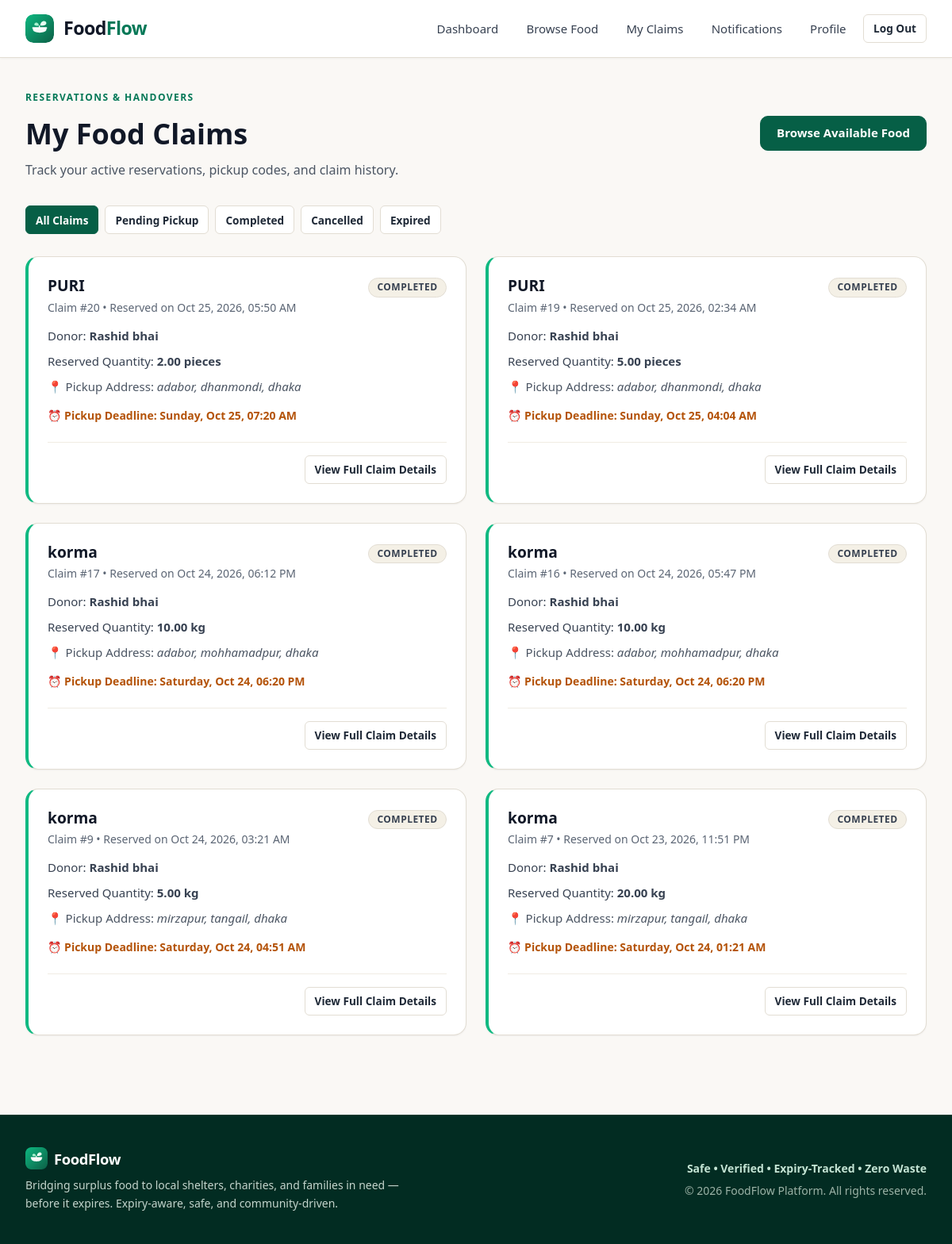
/claims/ (signed in), run on the app's committed database.
### claims/models.py (models this page shows, shortened)
class Claim(models.Model):
    STATUS_PENDING = 'pending'
    STATUS_COMPLETED = 'completed'
    STATUS_CANCELLED = 'cancelled'
    STATUS_EXPIRED = 'expired'
    STATUS_CHOICES = [
        (STATUS_PENDING, 'Pending Pickup'),
        (STATUS_COMPLETED, 'Completed'),
        (STATUS_CANCELLED, 'Cancelled'),
        (STATUS_EXPIRED, 'Expired'),
    ]
    listing = models.ForeignKey(
        'listings.FoodListing',
        on_delete=models.PROTECT,
        related_name='claims'
    )
    recipient = models.ForeignKey(
        'accounts.Recipient',
        on_delete=models.PROTECT,
        related_name='claims'
    )
    claimed_quantity = models.DecimalField(
        max_digits=10,
        decimal_places=2,
        validators=[MinValueValidator(Decimal('0.10'))],
        help_text="Quantity reserved by recipient"
    )
    claimed_at = models.DateTimeField(auto_now_add=True)
    pickup_deadline = models.DateTimeField(
        db_index=True,
        help_text="Time window by which food must be picked up"
    )
    pickup_code = models.CharField(
        max_length=8,
        unique=True,
        db_index=True,
        help_text="Unique 8-character verification token"
    )
    status = models.CharField(
        max_length=20,
        choices=STATUS_CHOICES,
        default=STATUS_PENDING,
        db_index=True
    )
    class Meta:
        verbose_name = "Claim"
        verbose_name_plural = "Claims"
        ordering = ['-claimed_at']
        indexes = [
            models.Index(fields=['status', 'pickup_deadline'], name='claim_stat_deadline_idx'),
            models.Index(fields=['status'], name='claim_status_idx'),
        ]
    @property
    def is_expired(self):
        if self.status == self.STATUS_EXPIRED:
            return True
        return self.status == self.STATUS_PENDING and (
            timezone.now() >= self.pickup_deadline or timezone.now() >= self.listing.expires_at
        )
    @property
    def can_be_cancelled(self):
        return self.status == self.STATUS_PENDING and not self.is_expired

### listings/models.py (models this page shows, shortened)
class FoodListing(models.Model):
    STATUS_AVAILABLE = 'available'
    STATUS_CLAIMED = 'claimed'
    STATUS_COMPLETED = 'completed'
    STATUS_EXPIRED = 'expired'
    STATUS_CHOICES = [
        (STATUS_AVAILABLE, 'Available'),
        (STATUS_CLAIMED, 'Claimed'),
        (STATUS_COMPLETED, 'Completed'),
        (STATUS_EXPIRED, 'Expired'),
    ]
    donor = models.ForeignKey(
        'accounts.Donor',
        on_delete=models.CASCADE,
        related_name='listings'
    )
    location = models.ForeignKey(
        'locations.Location',
        on_delete=models.PROTECT,
        related_name='listings'
    )
    food_name = models.CharField(max_length=200, help_text="e.g. Cooked Rice & Curry, Fresh Apples, Bread Rolls")
    description = models.TextField(blank=True, null=True, help_text="Preparation details, ingredients, or dietary info")
    quantity = models.DecimalField(
        max_digits=10,
        decimal_places=2,
        validators=[MinValueValidator(Decimal('0.01'))],
        help_text="Total initial quantity"
    )
    unit = models.CharField(
        max_length=50,
        help_text="Units: portions, kg, boxes, packets, meals, litres"
    )
    expires_at = models.DateTimeField(
        db_index=True,
        help_text="Exact expiry deadline"
    )
    status = models.CharField(
        max_length=20,
        choices=STATUS_CHOICES,
        default=STATUS_AVAILABLE,
        db_index=True
    )
    created_at = models.DateTimeField(auto_now_add=True)
    updated_at = models.DateTimeField(auto_now=True)
    class Meta:
        verbose_name = "Food Listing"
        verbose_name_plural = "Food Listings"
        ordering = ['expires_at']
        indexes = [
            models.Index(fields=['status', 'expires_at'], name='listing_stat_exp_idx'),
        ]

### accounts/models.py (models this page shows, shortened)
class Donor(models.Model):
    DONOR_TYPE_CHOICES = [
        ('restaurant', 'Restaurant'),
        ('household', 'Household'),
        ('grocer', 'Grocer / Supermarket'),
        ('event', 'Event / Catering'),
        ('other', 'Other Donor'),
    ]
    user = models.OneToOneField(
        User,
        on_delete=models.CASCADE,
        related_name='donor_profile'
    )
    donor_type = models.CharField(
        max_length=30,
        choices=DONOR_TYPE_CHOICES,
        default='restaurant'
    )
    organization_name = models.CharField(
        max_length=150,
        blank=True,
        null=True,
        help_text="Business or organization name (optional for households)"
    )
    location = models.ForeignKey(
        'locations.Location',
        on_delete=models.PROTECT,
        related_name='donors'
    )
    is_verified = models.BooleanField(
        default=False,
        help_text="Designates if this donor is verified by platform administrators"
    )
    created_at = models.DateTimeField(auto_now_add=True)
    class Meta:
        verbose_name = "Donor Profile"
        verbose_name_plural = "Donor Profiles"

class User(AbstractUser):
    ROLE_DONOR = 'donor'
    ROLE_RECIPIENT = 'recipient'
    ROLE_CHOICES = [
        (ROLE_DONOR, 'Donor'),
        (ROLE_RECIPIENT, 'Recipient'),
    ]
    full_name = models.CharField(
        max_length=150,
        blank=True,
        help_text="Full Name of the user"
    )
    role = models.CharField(
        max_length=20,
        choices=ROLE_CHOICES,
        default=ROLE_RECIPIENT,
        help_text="Designates whether this user registers as a food Donor or Recipient."
    )
    phone = models.CharField(
        max_length=20,
        blank=True,
        null=True,
        help_text="Contact telephone number"
    )
    profile_picture = models.ImageField(
        upload_to=user_avatar_path,
        blank=True,
        null=True
    )
    @property
    def is_donor(self):
        return self.role == self.ROLE_DONOR
    @property
    def is_recipient(self):
        return self.role == self.ROLE_RECIPIENT

### locations/models.py (models this page shows, shortened)
class Location(models.Model):
    address = models.CharField(max_length=255, help_text="Street address or building details")
    area = models.CharField(max_length=100, db_index=True, help_text="Neighborhood or area name")
    city = models.CharField(max_length=100, db_index=True, help_text="City name")
    latitude = models.DecimalField(max_digits=9, decimal_places=6, null=True, blank=True)
    longitude = models.DecimalField(max_digits=9, decimal_places=6, null=True, blank=True)
    class Meta:
        verbose_name = "Location"
        verbose_name_plural = "Locations"
        indexes = [
            models.Index(fields=['area'], name='loc_area_idx'),
            models.Index(fields=['city'], name='loc_city_idx'),
        ]
        constraints = [
            models.UniqueConstraint(
                fields=['address', 'area', 'city'],
                name='unique_location_address'
            )
        ]

### claims/views.py (the view, shortened to what this page needs)
# urls.py: path('claims/', views.claims_list_view, name='my_claims'),
@login_required
def claims_list_view(request):
    status_filter = request.GET.get('status', '').strip().lower()
    ClaimService.expire_pending_claims()
    if request.user.is_recipient:
        recipient = getattr(request.user, 'recipient_profile', None)
        if recipient:
            claims = Claim.objects.filter(recipient=recipient)
        else:
            claims = Claim.objects.none()
        page_title = "My Food Claims"
        page_subtitle = "Track your active reservations, pickup codes, and claim history."
    elif request.user.is_staff:
        claims = Claim.objects.all()
        page_title = "Platform Food Claims"
        page_subtitle = "All food reservations and pickup activities across the FoodFlow platform."
    else:
        claims = Claim.objects.none()
        page_title = "Food Claims"
        page_subtitle = "Track food claims and reservations."
    claims = claims.select_related(
        'listing', 'listing__donor__user', 'listing__location', 'recipient__user'
    ).order_by('-claimed_at')
    valid_statuses = [Claim.STATUS_PENDING, Claim.STATUS_COMPLETED, Claim.STATUS_CANCELLED, Claim.STATUS_EXPIRED]
    if status_filter and status_filter in valid_statuses:
        claims = claims.filter(status=status_filter)
    context = {
        'claims': claims,
        'status_filter': status_filter,
        'page_title': page_title,
        'page_subtitle': page_subtitle,
    }
    return render(request, 'claims/my_claims.html', context)

### templates/claims/my_claims.html (shortened to what this page needs)
{% extends 'base.html' %}
{% load static %}
{% block content %}
<div style="display: flex; justify-content: space-between; align-items: center; margin-bottom: 2rem; flex-wrap: wrap; gap: 1rem;">
    <div>
        <span class="section-eyebrow">RESERVATIONS & HANDOVERS</span>
        <h1 style="color: var(--color-ink-900); font-size: clamp(1.75rem, 3.5vw, 2.25rem); font-weight: 800; margin: 0 0 0.25rem;">
            {{ page_title|default:"Food Claims" }}
        </h1>
        <p style="color: var(--color-ink-600); margin: 0;">
            {{ page_subtitle|default:"Track your active reservations, pickup codes, and claim history." }}
        </p>
    </div>
    <div style="display: flex; gap: 0.5rem; flex-wrap: wrap;">
        {% if user.is_recipient %}
            <a href="{% url 'listings:browse_food' %}" class="btn btn-primary">
                Browse Available Food
            </a>
        {% elif user.is_donor %}
            <a href="{% url 'claims:verify_pickup' %}" class="btn btn-primary">
                🔑 Verify Pickup Token
            </a>
        {% endif %}
    </div>
</div>
<div style="display: flex; gap: 0.5rem; margin-bottom: 1.75rem; flex-wrap: wrap;">
    <a href="{% url 'claims:my_claims' %}" class="btn btn-sm {% if not status_filter %}btn-primary{% else %}btn-secondary{% endif %}">
        All Claims
    </a>
    <a href="{% url 'claims:my_claims' %}?status=pending" class="btn btn-sm {% if status_filter == 'pending' %}btn-primary{% else %}btn-secondary{% endif %}">
        Pending Pickup
    </a>
    <a href="{% url 'claims:my_claims' %}?status=completed" class="btn btn-sm {% if status_filter == 'completed' %}btn-primary{% else %}btn-secondary{% endif %}">
        Completed
    </a>
    <a href="{% url 'claims:my_claims' %}?status=cancelled" class="btn btn-sm {% if status_filter == 'cancelled' %}btn-primary{% else %}btn-secondary{% endif %}">
        Cancelled
    </a>
    <a href="{% url 'claims:my_claims' %}?status=expired" class="btn btn-sm {% if status_filter == 'expired' %}btn-primary{% else %}btn-secondary{% endif %}">
        Expired
    </a>
</div>
{% if claims %}
<div class="grid grid-2">
    {% for claim in claims %}
    <div class="card" style="border-left: 4px solid {% if claim.status == 'pending' %}var(--color-primary-700){% elif claim.status == 'completed' %}var(--color-primary-500){% elif claim.status == 'cancelled' %}var(--color-ink-400){% else %}var(--color-danger-main){% endif %};">
        <div class="card-header">
            <div>
                <h3 class="card-title">{{ claim.listing.food_name }}</h3>
                <span class="card-subtitle">Claim #{{ claim.id }} &bull; Reserved on {{ claim.claimed_at|date:"M d, Y, h:i A" }}</span>
            </div>
            <div>
                <span class="badge badge-{{ claim.status }}">{{ claim.get_status_display }}</span>
            </div>
        </div>
        <div class="card-body">
            {% if user.is_donor %}
                <p style="font-size: 0.9375rem; color: var(--color-ink-700); margin-bottom: 0.5rem;">
                    Claimed by: <strong>{{ claim.recipient.user.full_name|default:claim.recipient.user.username }}</strong> ({{ claim.recipient.get_recipient_type_display }})
                </p>
                <p style="font-size: 0.9375rem; color: var(--color-ink-700); margin-bottom: 0.5rem;">
                    Reserved Quantity: <strong>{{ claim.claimed_quantity|floatformat:2 }} {{ claim.listing.unit }}</strong>
                </p>
                <p style="font-size: 0.9375rem; color: var(--color-ink-600); margin-bottom: 0.5rem;">
                    Recipient Contact: <strong>{{ claim.recipient.user.phone|default:'Not provided' }}</strong>
                </p>
            {% else %}
                <p style="font-size: 0.9375rem; color: var(--color-ink-700); margin-bottom: 0.5rem;">
                    Donor: <strong>{{ claim.listing.donor.user.full_name|default:claim.listing.donor.user.username }}</strong>
                </p>
                <p style="font-size: 0.9375rem; color: var(--color-ink-700); margin-bottom: 0.5rem;">
                    Reserved Quantity: <strong>{{ claim.claimed_quantity|floatformat:2 }} {{ claim.listing.unit }}</strong>
                </p>
                <p style="font-size: 0.9375rem; color: var(--color-ink-600); margin-bottom: 0.5rem;">
                    📍 Pickup Address: <em>{{ claim.listing.location.address }}, {{ claim.listing.location.area }}, {{ claim.listing.location.city }}</em>
                </p>
            {% endif %}
            <div style="margin-top: 0.75rem;">
                <span style="font-size: 0.875rem; color: {% if claim.is_expired %}var(--color-danger-text){% else %}var(--color-accent-700){% endif %}; font-weight: 600;">
                    ⏰ Pickup Deadline: {{ claim.pickup_deadline|date:"l, M d, h:i A" }}
                </span>
            </div>
        </div>
        <div class="card-footer" style="display: flex; gap: 0.75rem; justify-content: flex-end; align-items: center; flex-wrap: wrap;">
            <a href="{% url 'claims:claim_detail' pk=claim.pk %}" class="btn btn-secondary btn-sm">
                View Full Claim Details
            </a>
        </div>
    </div>
    {% endfor %}
</div>
{% endif %}
{% endblock %}

### data on the page
Claim: listing.food_name "PURI", id "20", claimed_at "Oct 25, 2026, 05:50 AM", status "COMPLETED", listing.donor.user.full_name "Rashid bhai", claimed_quantity "2.00", listing.unit "pieces", listing.location.address "adabor", listing.location.area "dhanmondi", listing.location.city "dhaka", pickup_deadline "Sunday, Oct 25, 07:20 AM"
Claim: listing.food_name "PURI", id "19", claimed_at "Oct 25, 2026, 02:34 AM", status "COMPLETED", listing.donor.user.full_name "Rashid bhai", claimed_quantity "5.00", listing.unit "pieces", listing.location.address "adabor", listing.location.area "dhanmondi", listing.location.city "dhaka", pickup_deadline "Sunday, Oct 25, 04:04 AM"
Claim: listing.food_name "korma", id "17", claimed_at "Oct 24, 2026, 06:12 PM", status "COMPLETED", listing.donor.user.full_name "Rashid bhai", claimed_quantity "10.00", listing.unit "kg", listing.location.address "adabor", listing.location.area "mohhamadpur", listing.location.city "dhaka", pickup_deadline "Saturday, Oct 24, 06:20 PM"
Claim: listing.food_name "korma", id "16", claimed_at "Oct 24, 2026, 05:47 PM", status "COMPLETED", listing.donor.user.full_name "Rashid bhai", claimed_quantity "10.00", listing.unit "kg", listing.location.address "adabor", listing.location.area "mohhamadpur", listing.location.city "dhaka", pickup_deadline "Saturday, Oct 24, 06:20 PM"
Claim: listing.food_name "korma", id "9", claimed_at "Oct 24, 2026, 03:21 AM", status "COMPLETED", listing.donor.user.full_name "Rashid bhai", claimed_quantity "5.00", listing.unit "kg", listing.location.address "mirzapur", listing.location.area "tangail", listing.location.city "dhaka", pickup_deadline "Saturday, Oct 24, 04:51 AM"
Claim: listing.food_name "korma", id "7", claimed_at "Oct 23, 2026, 11:51 PM", status "COMPLETED", listing.donor.user.full_name "Rashid bhai", claimed_quantity "20.00", listing.unit "kg", listing.location.address "mirzapur", listing.location.area "tangail", listing.location.city "dhaka", pickup_deadline "Saturday, Oct 24, 01:21 AM"

### other printed values
{{ page_title|default:"Food Claims" }} "My Food Claims"
